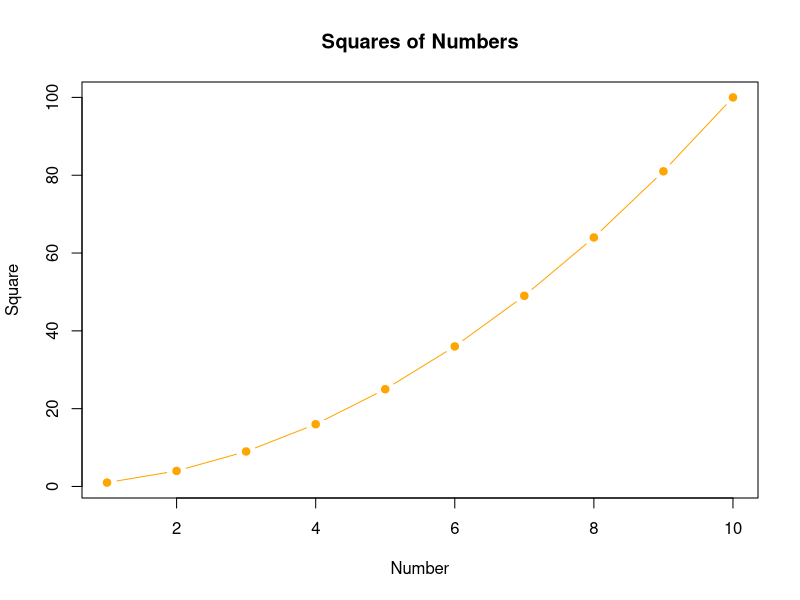

This chart was generated by the following R code:
## ---- chunk 1
#| label: objects
name <- "Joanna"
x <- 1:10
y <- x^2
## ---- chunk 2
print(paste("Hello,", name))
## ---- chunk 3
demo_data <- data.frame(
  Number = x,
  Square = y
)

demo_data
## ---- chunk 4
sum(y)
mean(x)
## ---- chunk 5
plot(
  x, y,
  type = "b",
  col = "orange",
  pch = 19,
  main = "Squares of Numbers",
  xlab = "Number",
  ylab = "Square"
)
